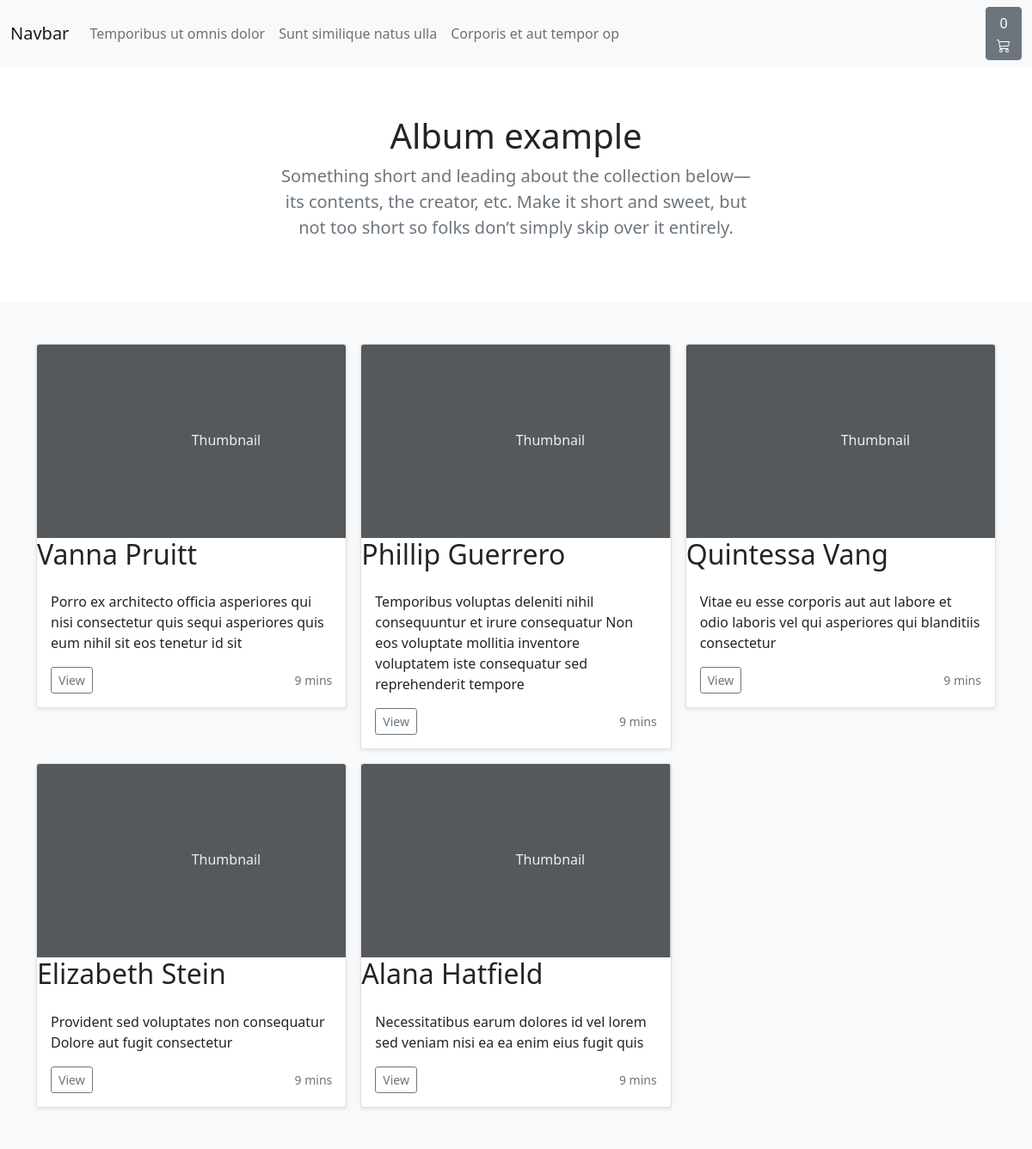
Before: / with the older database file.
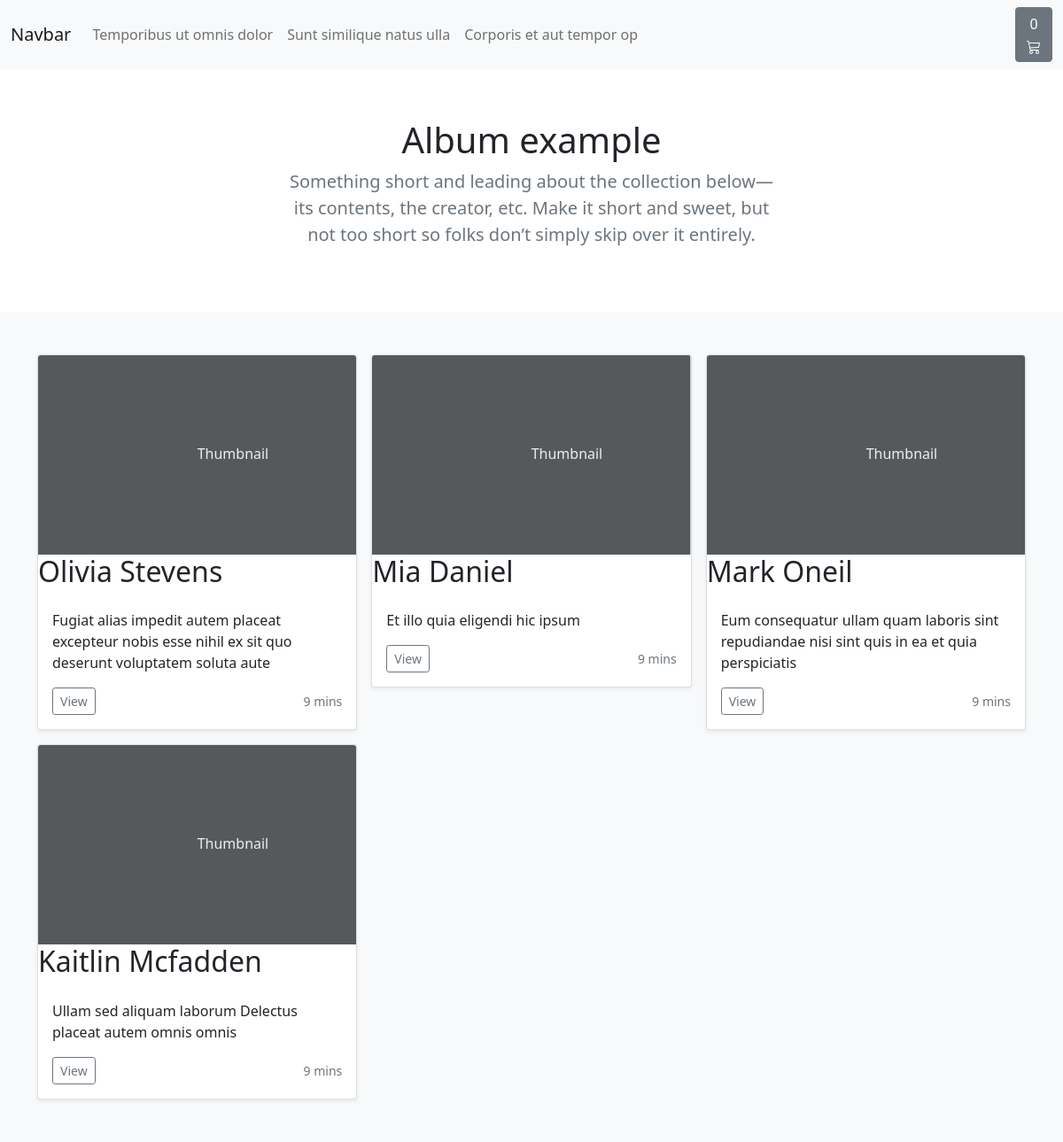
After: the same page with the newer database file.
### onlinestore/models.py (models this page shows, shortened)
class Category(models.Model):
    title = models.CharField(max_length=25)
    slug = models.SlugField()
    description = models.TextField(max_length=2055)
    def __str__(self):
        return self.title
    class Meta:
        verbose_name_plural = 'categories'

class Product(models.Model):
    name = models.CharField(max_length=255)
    description = models.TextField(max_length=2055)
    slug=  models.SlugField(unique=True)
    pricce = models.DecimalField(max_digits=4, decimal_places=2,default=0)
    image = models.ImageField(upload_to='images/', default='images/default.jpg')
    created = models.DateTimeField(auto_now_add=True)
    updated = models.DateTimeField(auto_now = True)
    is_active = models.BooleanField(default=True)
    in_stock = models.BooleanField(default= True)
    categories = models.ForeignKey(Category, on_delete=models.CASCADE, related_name= 'product')
    user = models.ForeignKey(User, on_delete=models.CASCADE, related_name='admin_creator')
    class Meta:
        ordering: ['-updated',]

### onlinestore/views.py (the view)
# urls.py: path('', views.index, name='index'),
def index(request):
    products = Product.objects.all()
    context = {
        'products': products
    }
    return render(request, 'onlinestore/index.html', context)

### basket/basket.py (called while the page is built)
    def __len__(self):
        return sum(item['qty'] for item in self.basket.values())

### basket/context_processors.py (called while the page is built)
def basket(request):
    return{
        'basket': Basket(request)
    }

### onlinestore/context_processors.py (called while the page is built)
def categories(request):
    return {
        'categories': Category.objects.all()
    }

### templates/onlinestore/index.html
{% extends './base.html' %}
{% block 'content' %}
<main>
  <section class="py-2 text-center container">
    <div class="row py-lg-5">
      <div class="col-lg-6 col-md-8 mx-auto">
        <h1 class="fw-light">Album example</h1>
        <p class="lead text-muted">Something short and leading about the collection below—its contents, the creator, etc. Make it short and sweet, but not too short so folks don’t simply skip over it entirely.</p>
      </div>
    </div>
  </section>
  <div class="album py-5 bg-light">
    <div class="container">
      <div class="row row-cols-1 row-cols-sm-2 row-cols-md-3 g-3">
        {% for product in products %}
        <div class="col">
          <div class="card shadow-sm">
            <svg class="bd-placeholder-img card-img-top" width="100%" height="225" xmlns="http://www.w3.org/2000/svg" role="img" aria-label="Placeholder: Thumbnail" preserveAspectRatio="xMidYMid slice" focusable="false"><title>Placeholder</title><rect width="100%" height="100%" fill="#55595c"/><text x="50%" y="50%" fill="#eceeef" dy=".3em">Thumbnail</text></svg>
              <h2>{{ product.name }}</h2>
            <div class="card-body">
              <p class="card-text">{{ product.description }}</p>
              <div class="d-flex justify-content-between align-items-center">
                <div class="btn-group">
                  <a href="{% url 'onlinestore:show_product' product.slug %}"><button type="button" class="btn btn-sm btn-outline-secondary">View</button></a>
                </div>
                <small class="text-muted">9 mins</small>
              </div>
            </div>
          </div>
        </div>
        {% endfor %}
      </div>
    </div>
  </div>
</main>
{% endblock %}

### templates/onlinestore/base.html (shortened to what this page needs)
<!doctype html>
<html lang="en">
  <head>
    <link href="https://cdn.jsdelivr.net/npm/bootstrap@5.0.0-beta2/dist/css/bootstrap.min.css" rel="stylesheet">
  </head>
  <body>
    {% include './navbar.html' %}
    {% block 'content' %}
    {% endblock %}
  </body>
</html>

### templates/onlinestore/navbar.html (shortened to what this page needs)
<nav class="navbar navbar-expand-lg navbar-light bg-light">
  <div class="container-fluid">
    <a class="navbar-brand" href="/">Navbar</a>
    <div class="collapse navbar-collapse" id="navbarNav">
      <ul class="navbar-nav">
        {% for category in categories %}
          <li class="nav-item">
            <a class="nav-link" aria-current="page" href="{% url 'onlinestore:cat_product' category.slug %}">{{category}}</a>
          </li>
        {% endfor %}
      </ul>
    </div>
    <a href="{% url 'basket:basket_summary' %}">
        <button type="button" class="btn btn-secondary" id="">
        {% with total_qty=basket|length  %}
          <div id="basket-qty">
        {% if total_qty > 0 %}
          {{total_qty}}
          {% else %}
            0
          {% endif %}
            </div>
        {% endwith %}
    </button>
      </a>
  </div>
</nav>

Changed rows visible on the page:
removed Product: name "Vanna Pruitt", description "Porro ex architecto officia asperiores qui nisi consectetur quis sequi asperiores quis eum nihil sit eos tenetur id sit"
removed Product: name "Phillip Guerrero", description "Temporibus voluptas deleniti nihil consequuntur et irure consequatur Non eos voluptate mollitia inventore voluptatem iste consequatur sed reprehenderit tempore"
removed Product: name "Quintessa Vang", description "Vitae eu esse corporis aut aut labore et odio laboris vel qui asperiores qui blanditiis consectetur"
removed Product: name "Elizabeth Stein", description "Provident sed voluptates non consequatur Dolore aut fugit consectetur"
removed Product: name "Alana Hatfield", description "Necessitatibus earum dolores id vel lorem sed veniam nisi ea ea enim eius fugit quis"
added Product: name "Olivia Stevens", description "Fugiat alias impedit autem placeat excepteur nobis esse nihil ex sit quo deserunt voluptatem soluta aute"
added Product: name "Mia Daniel", description "Et illo quia eligendi hic ipsum"
added Product: name "Mark Oneil", description "Eum consequatur ullam quam laboris sint repudiandae nisi sint quis in ea et quia perspiciatis"
added Product: name "Kaitlin Mcfadden", description "Ullam sed aliquam laborum Delectus placeat autem omnis omnis"
